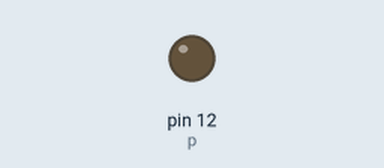
A sketch run on a simulated Arduino Uno, built with avr-gcc and run on an emulated ATmega328P. On the bench: output pins drawn as LEDs (lit = HIGH).

Above: at 0.4 s.
At 5.3 s:
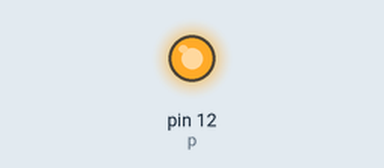
Timing chart, 0 to 5.9 s (numbered marks = the images above):
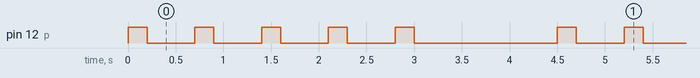

The sketch:

blinking_led_using_for_loop1.ino
```cpp
// C++ code
//
int p=12;
void setup(){
 pinMode(p,OUTPUT);
}

void loop()
{
  blink();
  delay(1000);

}
void blink(){
for(int i=0;i<5;i++){
    digitalWrite(p,HIGH);
    delay(200);
    digitalWrite(p,LOW);
    delay(500);

  }
}
```

Measured:
- by itself, pin 12 (p): repeats every 4.5 s: 4 × (LOW 0.50 s, HIGH 0.20 s), LOW 1.5 s, HIGH 0.20 s
- by itself, everything shown: repeats every 4.5 s, in 10 steps
